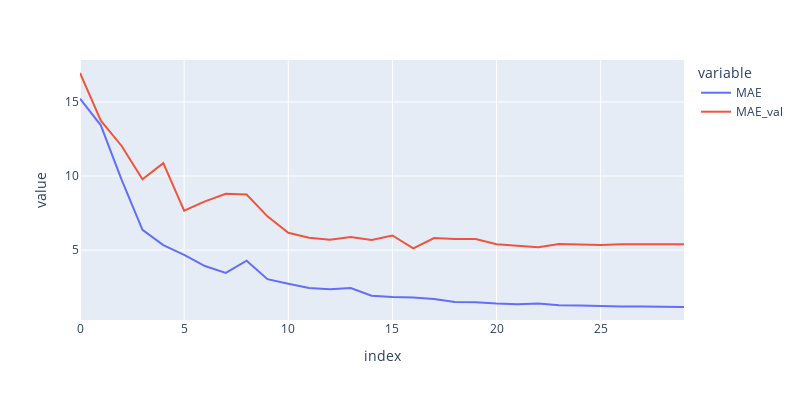

The notebook cell this image was saved under:
### Code cell
#학습 선 그래프 생성
px.line(metrics, y=['MAE', 'MAE_val'], width=800, height=400)

### Figure 1 — Plotly figure (JSON) as saved in the notebook; plotly's stock layout.template omitted (floating-point values rounded to 4 significant figures)
{"data": [{"hovertemplate": "variable=MAE<br>index=%{x}<br>value=%{y}<extra></extra>", "legendgroup": "MAE", "line": {"color": "#636efa", "dash": "solid"}, "marker": {"symbol": "circle"}, "mode": "lines", "name": "MAE", "orientation": "v", "showlegend": true, "type": "scatter", "x": [0, 1, 2, 3, 4, 5, 6, 7, 8, 9, 10, 11, 12, 13, 14, 15, 16, 17, 18, 19, 20, 21, 22, 23, 24, 25, 26, 27, 28, 29], "xaxis": "x", "y": [15.22, 13.42, 9.741, 6.366, 5.333, 4.68, 3.926, 3.462, 4.288, 3.039, 2.73, 2.446, 2.353, 2.437, 1.926, 1.836, 1.799, 1.703, 1.493, 1.487, 1.393, 1.337, 1.392, 1.274, 1.256, 1.206, 1.192, 1.189, 1.167, 1.159], "yaxis": "y"}, {"hovertemplate": "variable=MAE_val<br>index=%{x}<br>value=%{y}<extra></extra>", "legendgroup": "MAE_val", "line": {"color": "#EF553B", "dash": "solid"}, "marker": {"symbol": "circle"}, "mode": "lines", "name": "MAE_val", "orientation": "v", "showlegend": true, "type": "scatter", "x": [0, 1, 2, 3, 4, 5, 6, 7, 8, 9, 10, 11, 12, 13, 14, 15, 16, 17, 18, 19, 20, 21, 22, 23, 24, 25, 26, 27, 28, 29], "xaxis": "x", "y": [16.96, 13.74, 12.03, 9.774, 10.87, 7.667, 8.294, 8.799, 8.755, 7.279, 6.168, 5.837, 5.695, 5.89, 5.689, 5.99, 5.116, 5.811, 5.757, 5.744, 5.401, 5.298, 5.192, 5.411, 5.376, 5.346, 5.397, 5.406, 5.401, 5.389], "yaxis": "y"}], "layout": {"height": 400, "legend": {"title": {"text": "variable"}, "tracegroupgap": 0}, "margin": {"t": 60}, "width": 800, "xaxis": {"anchor": "y", "domain": [0, 1], "title": {"text": "index"}}, "yaxis": {"anchor": "x", "domain": [0, 1], "title": {"text": "value"}}}}
